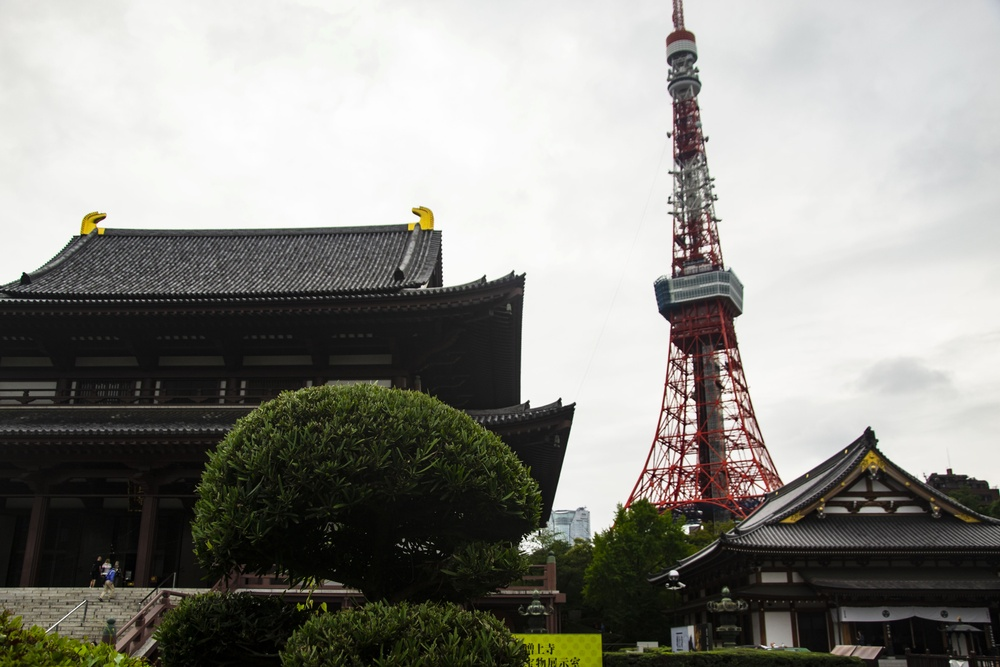
#> input picture ReadImageFromFile/tokyo.jpg, 1000 x 667 px, shrunk from 4608 x 3072 before the run, found by its file name
$ python histogram.py
#> lines starting #> are read from the running program, lines starting #| are printed output that depends on the picture
# Source from Alexey Spizhevoy and Aleksandr Rybnikov OpenCV 3 Computer Vision with Python Cookbook

import cv2
import argparse
import numpy as np
import matplotlib.pyplot as plt

# Create an object for parsing argument from command line
parser = argparse.ArgumentParser()

# Defines the argument --image and -i for setting image path. Default is
# tokyo.jpg which is included in this repository
parser.add_argument('--path', '-p', default='../res/tokyo.jpg', help='Image path.')
params = parser.parse_args()

# Read image as grey from path in a NumPy array
image = cv2.imread(params.path, 0)
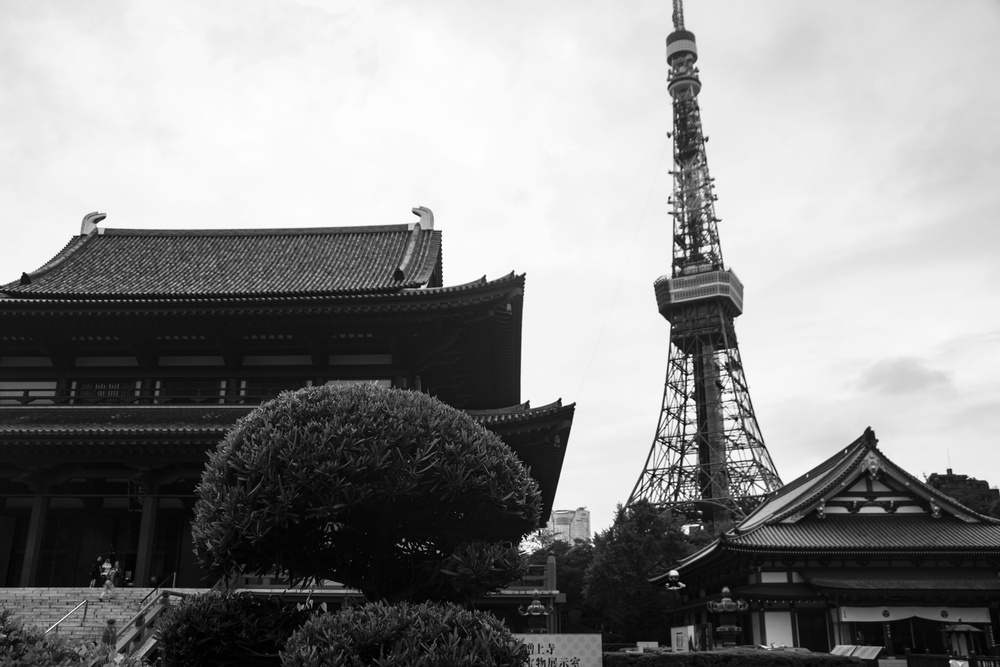
#> image: shape (667, 1000); min 0, max 255, mean 139.5

# Check wether the image was successfully loaded
assert image is not None
cv2.imshow('Original image', image)
cv2.waitKey()
cv2.destroyAllWindows()

# Compute histogram function
hist, bins = np.histogram(image, 256, [0,255])
#> hist = 256 values, max 27767 at index 244, min 87 at index 255, mean 2605.5; bins = 257 values from 0 to 255

# Plot histogram
plt.fill(hist)
plt.xlabel('Pixel value')
plt.show()
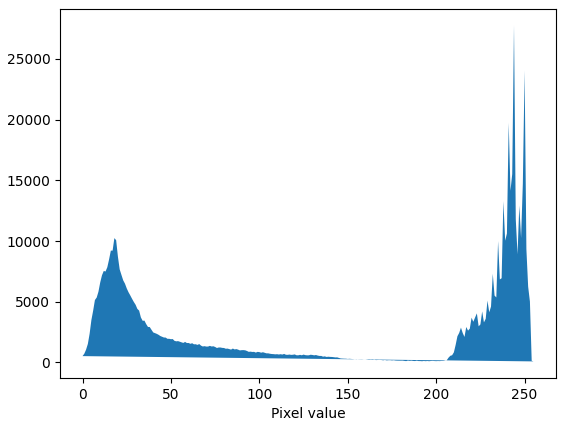
#> figure drawn by matplotlib, 1 panel
